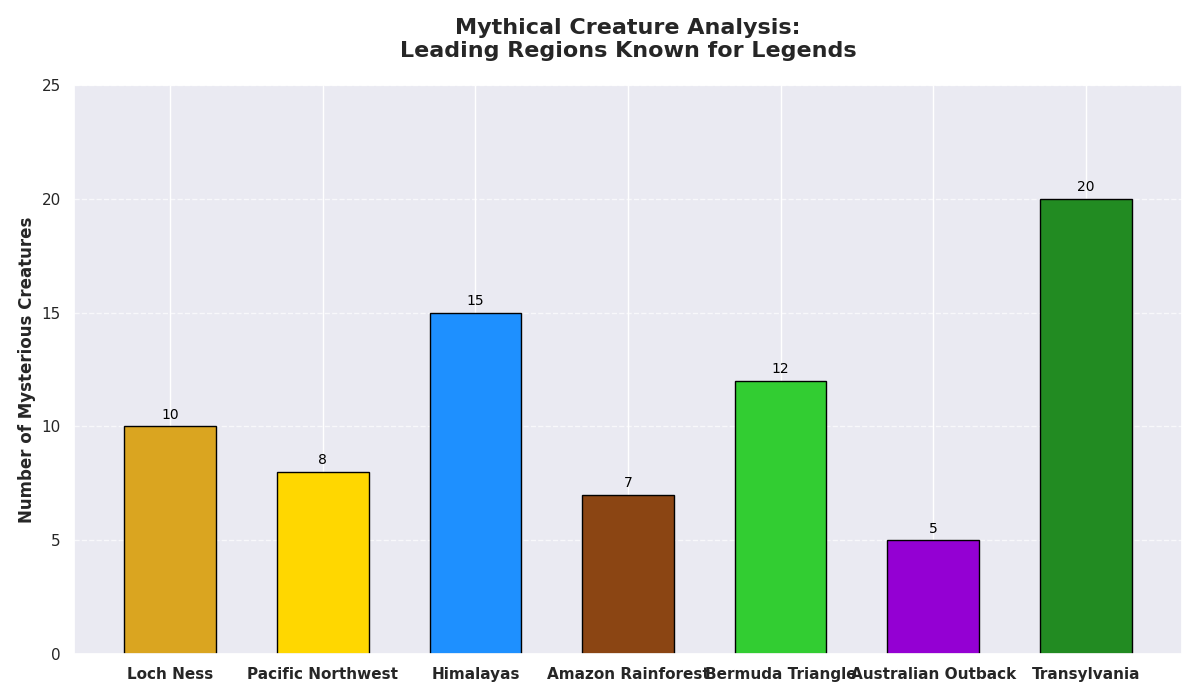

This chart was generated by the following Python code:
import matplotlib.pyplot as plt
import numpy as np

# Regions remain the same as they define the original dimensional structure
regions = ["Loch Ness", "Pacific Northwest", "Himalayas", "Amazon Rainforest",
           "Bermuda Triangle", "Australian Outback", "Transylvania"]

# Cryptid counts are manually shuffled
cryptid_counts = [10, 8, 15, 7, 12, 5, 20]

# Colors are manually retained; they should align with the shuffled counts
colors = ['#DAA520', '#FFD700', '#1E90FF', '#8B4513', '#32CD32', '#9400D3', '#228B22']

fig, ax = plt.subplots(figsize=(12, 7))

bars = ax.bar(regions, cryptid_counts, color=colors, edgecolor='black', width=0.6)

for bar in bars:
    height = bar.get_height()
    ax.text(bar.get_x() + bar.get_width() / 2, height + 0.5,
            f'{int(height)}', ha='center', va='center', fontsize=10, color='black')

ax.set_ylabel('Number of Mysterious Creatures', fontsize=12, fontweight='bold')
ax.set_title('Mythical Creature Analysis:\nLeading Regions Known for Legends', 
             fontsize=16, fontweight='bold', pad=20)
ax.set_ylim(0, max(cryptid_counts) + 5)
ax.grid(axis='y', linestyle='--', alpha=0.7)

ax.set_xticklabels(regions, fontsize=11, weight='bold')

plt.tight_layout()

plt.show()
